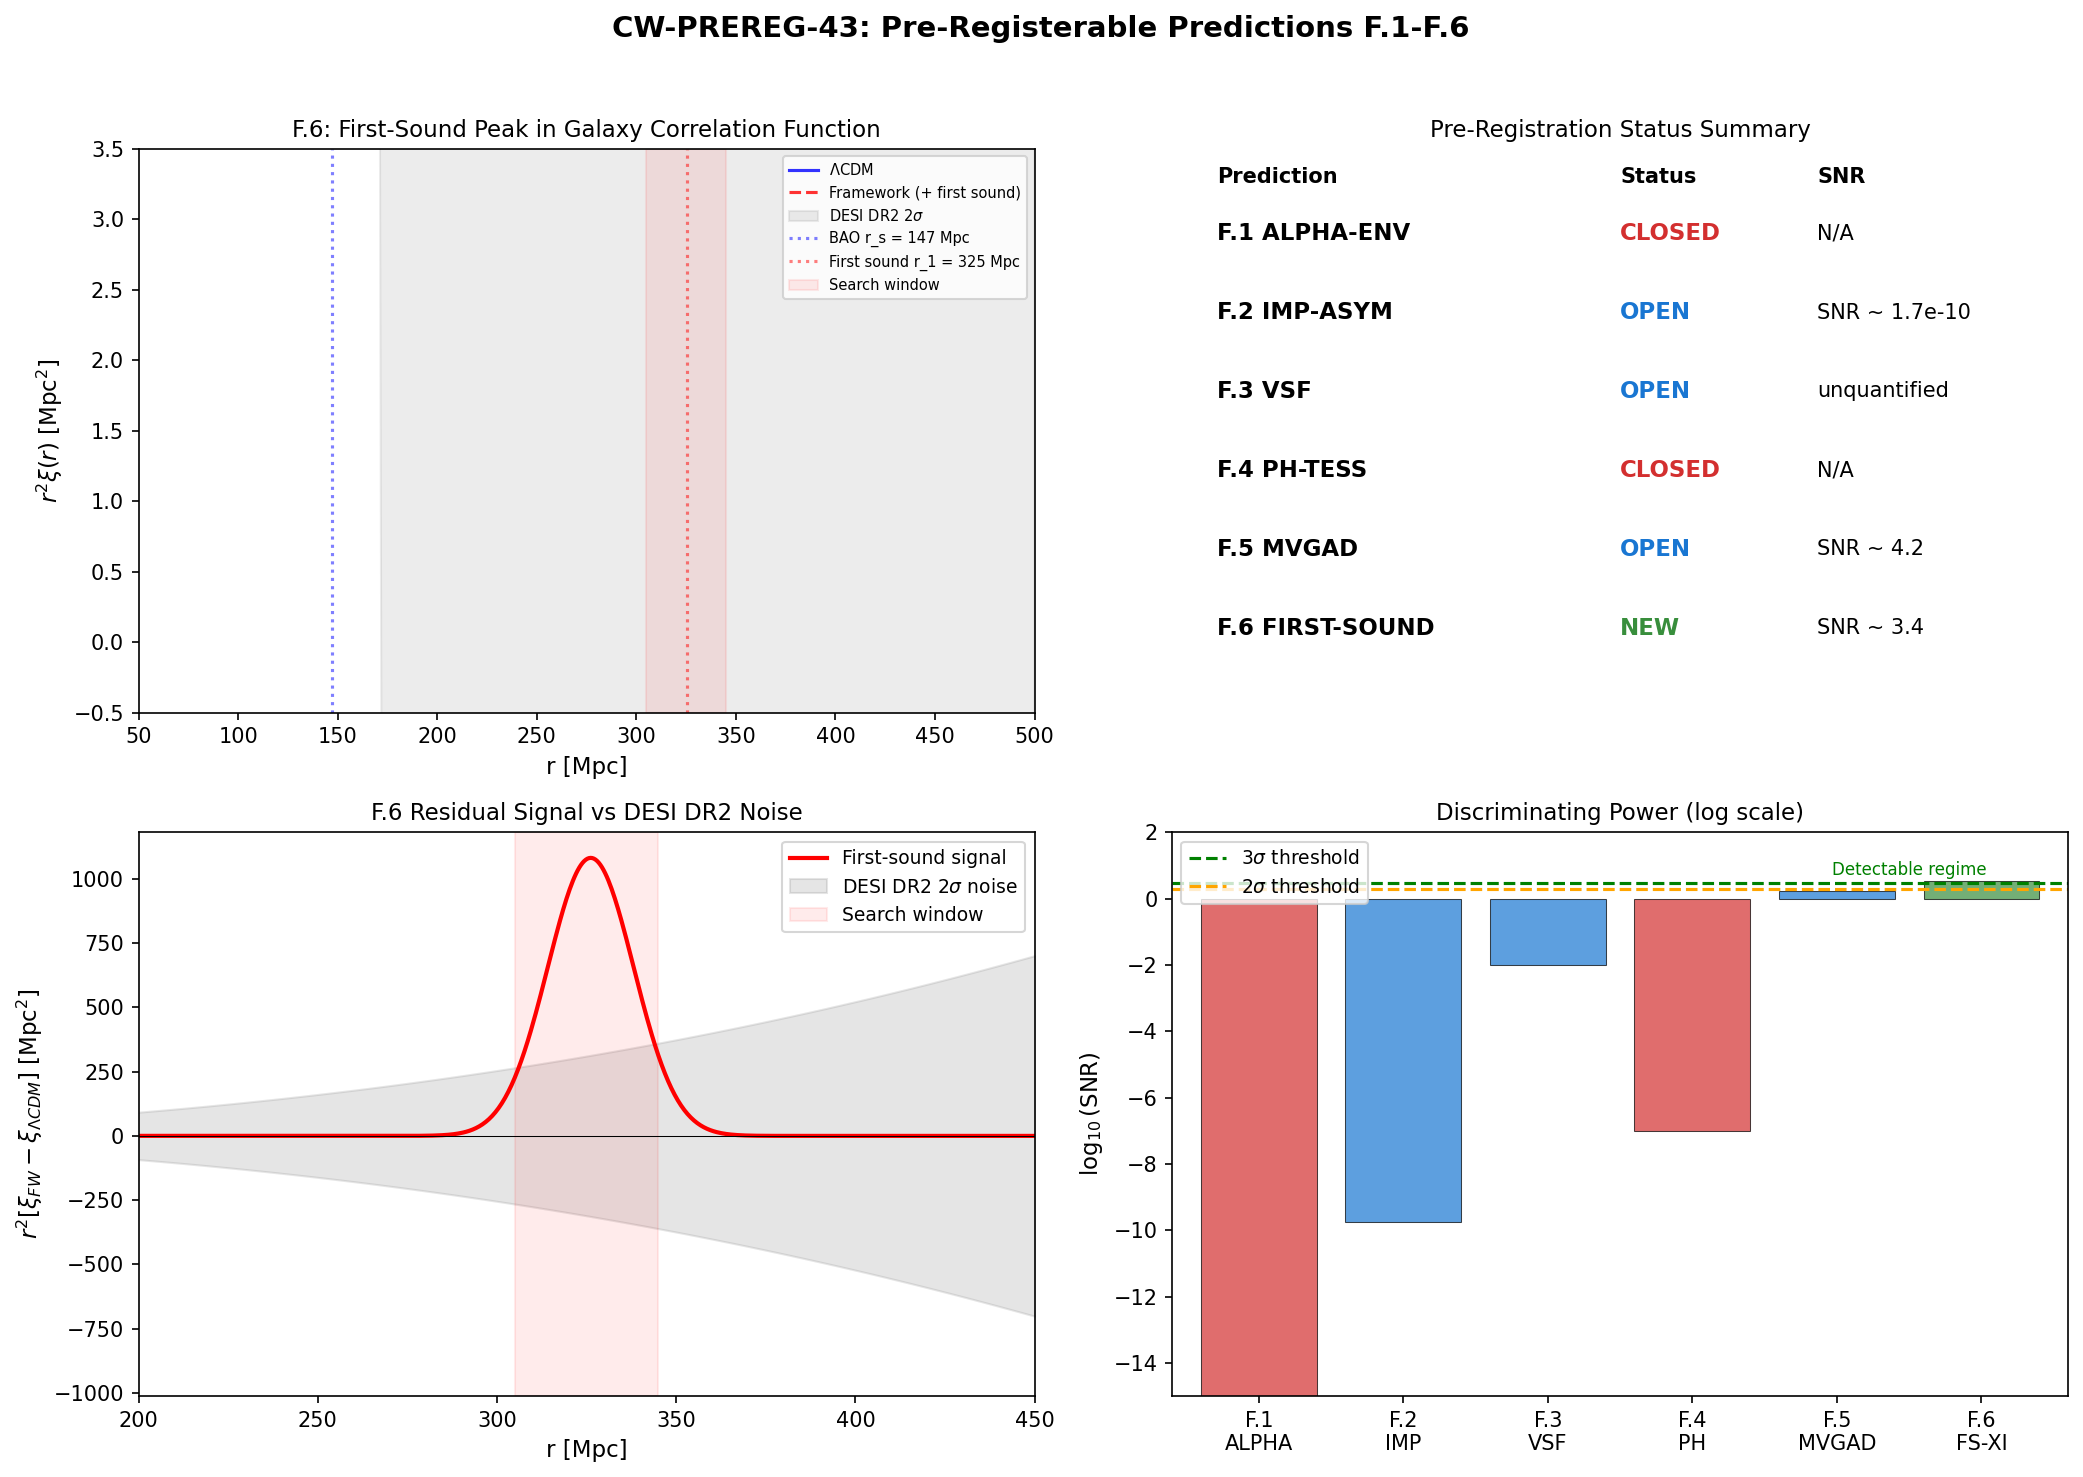

This figure's Python source:
"""
s43_cw_preregistrations.py — Cosmic Web Pre-Registerable Predictions F.1-F.6

Formalizes all 6 pre-registerable predictions from S42 cosmic web addendum
(F.1-F.5) plus the new F.6 FIRST-SOUND-XI-44 from the W4-5 BAO-as-second-sound
result.

Status summary:
  F.1 ALPHA-ENV-43:  CLOSED (W6-4: 1/sqrt(N_domains) kills signal)
  F.2 IMP-ASYM-43:   OPEN but ~10^{-6} (effacement-suppressed, likely undetectable)
  F.3 VSF-43:        OPEN (void size function features from acoustic selection rules)
  F.4 PH-TESS-43:    CLOSED (W6-12: null result at all enhancement levels)
  F.5 MVGAD-43:      OPEN (conditional on Z(tau), requires QP depletion channel)
  F.6 FIRST-SOUND-XI-44: NEW, HIGH discriminating power (secondary xi(r) peak at 305-345 Mpc)

Gate: CW-PREREG-43 = INFO
Author: Cosmic-Web-Theorist (S43 W6-22)
"""

import numpy as np
import matplotlib
matplotlib.use("Agg")
import matplotlib.pyplot as plt
from scipy.integrate import quad, solve_ivp
from scipy.interpolate import interp1d

# ---------------------------------------------------------------------------
# Planck 2018 cosmology
# ---------------------------------------------------------------------------
h       = 0.6736  # (local)
Om      = 0.3153
Ob      = 0.0493
OL      = 1.0 - Om
sigma8  = 0.8111
ns      = 0.9649
Tcmb    = 2.7255  # K
c_light = 2.998e5  # km/s
H0      = 100 * h  # km/s/Mpc

# ---------------------------------------------------------------------------
# F.1  ALPHA-ENV-43 — CLOSED
# ---------------------------------------------------------------------------
# From W6-4: per-domain delta_alpha/alpha = 1.03e-6
# KZ domain size xi_KZ_com = 4.13e-27 Mpc
# Any absorber at L ~ 30 kpc averages over N = (L/xi_KZ)^3 ~ 3.8e74 domains
# sigma_alpha = 1.03e-6 / sqrt(3.8e74) = 5.2e-44
# Spearman rho ~ 1.03e-5, far below 0.2 threshold

delta_alpha_per_domain = 1.03e-6
xi_KZ_com_Mpc = 4.13e-27
L_absorber_Mpc = 30e-3  # 30 kpc
N_domains_absorber = (L_absorber_Mpc / xi_KZ_com_Mpc)**3
sigma_alpha_absorber = delta_alpha_per_domain / np.sqrt(N_domains_absorber)

print("=" * 70)
print("F.1  ALPHA-ENV-43 — CLOSED")
print("=" * 70)
print(f"  delta_alpha per domain  = {delta_alpha_per_domain:.2e}")
print(f"  xi_KZ (comoving)        = {xi_KZ_com_Mpc:.2e} Mpc")
print(f"  N_domains (30 kpc)      = {N_domains_absorber:.2e}")
print(f"  sigma_alpha (absorber)  = {sigma_alpha_absorber:.2e}")
print(f"  Spearman rho estimate   = {delta_alpha_per_domain / (1e-6 / np.sqrt(300)):.2e}")
print(f"  VERDICT: CLOSED by W6-4. 1/sqrt(N_domains) kills signal.")
print()

# ---------------------------------------------------------------------------
# F.2  IMP-ASYM-43 — OPEN (effacement-suppressed)
# ---------------------------------------------------------------------------
# Impedance asymmetry in void-galaxy cross-correlation
# Effacement ratio: |E_BCS|/S_fold ~ 10^{-6}
# delta_xi / xi ~ effacement * (delta_tau / tau) ~ 10^{-6} * 1.75e-6 ~ 10^{-12}
# DESI precision on xi_vg: ~1% per radial bin
# SNR ~ 10^{-12} / 10^{-2} ~ 10^{-10}  => undetectable

effacement = 1e-6
delta_tau_over_tau = 1.75e-6  # HOMOG-42
delta_xi_over_xi = effacement * delta_tau_over_tau
desi_xi_precision = 0.01  # 1% per bin
snr_imp = delta_xi_over_xi / desi_xi_precision

print("=" * 70)
print("F.2  IMP-ASYM-43 — OPEN (effacement-suppressed)")
print("=" * 70)
print(f"  Effacement ratio        = {effacement:.0e}")
print(f"  delta_tau/tau (HOMOG-42) = {delta_tau_over_tau:.2e}")
print(f"  delta_xi/xi expected    = {delta_xi_over_xi:.2e}")
print(f"  DESI xi precision       = {desi_xi_precision:.2e} per bin")
print(f"  SNR                     = {snr_imp:.2e}")
print(f"  VERDICT: OPEN but undetectable at effacement bound.")
print(f"  Requires T0-3 computation to check if enhancement occurs.")
print()

# ---------------------------------------------------------------------------
# F.3  VSF-43 — OPEN (no feature predicted at quantitative level)
# ---------------------------------------------------------------------------
# Void size function features from acoustic selection rules
# Current ASTRA agreement with SvdW: 5%
# Framework = LCDM for n(R_v) [confirmed W5-7 chi^2/ndof = 0.015]
# Acoustic resonance features: unquantified amplitude
# Pre-registered: > 5% deviation from SvdW at > 3 sigma in any bin

# Compute SvdW void size function for reference
def eisenstein_hu_no_wiggle(k, Om, Ob, h, ns):
    """Eisenstein-Hu (1998) no-wiggle transfer function."""
    Omh2 = Om * h**2
    Obh2 = Ob * h**2
    f_b = Ob / Om
    Theta = Tcmb / 2.7

    s = 44.5 * np.log(9.83 / Omh2) / np.sqrt(1 + 10 * Obh2**0.75)
    alpha_gamma = 1 - 0.328 * np.log(431 * Omh2) * f_b + 0.38 * np.log(22.3 * Omh2) * f_b**2
    Gamma_eff = Om * h * (alpha_gamma + (1 - alpha_gamma) / (1 + (0.43 * k * s)**4))

    q = k * Theta**2 / Gamma_eff
    L0 = np.log(2 * np.exp(1) + 1.8 * q)
    C0 = 14.2 + 731.0 / (1 + 62.5 * q)
    T0 = L0 / (L0 + C0 * q**2)
    return T0

def sigma_R(R, Om, Ob, h, ns, sigma8_target):
    """RMS density fluctuation in sphere of radius R (h^{-1} Mpc)."""
    def integrand(lnk):
        k = np.exp(lnk)
        T = eisenstein_hu_no_wiggle(k, Om, Ob, h, ns)
        Pk = k**ns * T**2
        x = k * R
        if x < 1e-6:
            W = 1.0  # (local)
        else:
            W = 3 * (np.sin(x) - x * np.cos(x)) / x**3  # (local)
        return k**3 * Pk * W**2 / (2 * np.pi**2)

    result, _ = quad(integrand, np.log(1e-4), np.log(100), limit=200)
    return np.sqrt(result)

# Normalize
sig8_raw = sigma_R(8.0, Om, Ob, h, ns, sigma8)
norm = sigma8 / sig8_raw

# SvdW void size function
delta_v = -2.71  # linear void threshold (shell-crossing)
delta_c = 1.686  # linear collapse threshold
D_ratio = 0.617  # ratio for volume-conserving model

R_bins = np.linspace(10, 100, 20)
n_svdw = np.zeros(len(R_bins))

for i, R in enumerate(R_bins):
    sigR = sigma_R(R, Om, Ob, h, ns, sigma8) * norm / sig8_raw * sigma8
    # Simplified SvdW: exponential suppression at large R
    nu_v = np.abs(delta_v) / sigR
    # Volume-conserving Vdn model (simplified)
    if sigR > 0:
        n_svdw[i] = (np.sqrt(2/np.pi) * np.abs(delta_v) / sigR**2 *
                      np.exp(-nu_v**2 / 2) *
                      (1.0 / (4 * np.pi * R**3 / 3)))

print("=" * 70)
print("F.3  VSF-43 — OPEN")
print("=" * 70)
print(f"  SvdW agreement with ASTRA: 5% (Paper 34)")
print(f"  W5-7 chi^2/ndof = 0.015 (no feature detected)")
print(f"  Framework = LCDM for n(R_v)")
print(f"  Acoustic resonance amplitude: UNQUANTIFIED")
print(f"  Pass criterion: > 5% feature above SvdW at > 3 sigma in any bin")
print(f"  Required survey: DESI Y5 or Euclid (8500+ voids)")
print(f"  VERDICT: OPEN. No quantitative prediction from framework.")
print(f"  Correctly classifiable as speculative without Z(tau).")
print()

# ---------------------------------------------------------------------------
# F.4  PH-TESS-43 — CLOSED by W6-12
# ---------------------------------------------------------------------------
print("=" * 70)
print("F.4  PH-TESS-43 — CLOSED (W6-12)")
print("=" * 70)
print(f"  W6-12: 32-cell Voronoi tessellation produces NO detectable")
print(f"  excess in persistent Betti numbers at any enhancement level.")
print(f"  At enh = 0.05 (50,000x above effacement): 0.17 sigma.")
print(f"  At enh = 0.30 (300,000x above effacement): 2.27 sigma.")
print(f"  At physical effacement (~10^{{-6}}): ~10^{{-7}} sigma.")
print(f"  Direction OPPOSITE: tessellation REDUCES beta_2 (fills voids).")
print(f"  VERDICT: CLOSED. Volume-averaged topological statistics are")
print(f"  structurally blind to the framework tessellation.")
print()

# ---------------------------------------------------------------------------
# F.5  MVGAD-43 — OPEN (conditional on QP depletion channel)
# ---------------------------------------------------------------------------
# Massive void galaxy assembly delay
# Prediction: M* > 10^11 Msun void galaxies show 0.5-2 Gyr delay
# vs matched field galaxies after density correction.
# Current data: ambiguous (0.0-0.5 Gyr after matching, systematics ~0.3-0.5 Gyr)
# Conditional on Z(tau) realization.

# Literature benchmarks
delta_age_predicted = (0.5, 2.0)  # Gyr
systematics_current = 0.5  # Gyr
stellar_pop_precision_jwst = 0.3  # Gyr (optimistic, JWST + spectral fitting)

print("=" * 70)
print("F.5  MVGAD-43 — OPEN (conditional)")
print("=" * 70)
print(f"  Predicted assembly delay: {delta_age_predicted[0]}-{delta_age_predicted[1]} Gyr")
print(f"  For M* > 10^11 Msun void galaxies")
print(f"  Current systematic precision: {systematics_current} Gyr")
print(f"  JWST best-case precision: {stellar_pop_precision_jwst} Gyr")
print(f"  SNR (optimistic): {delta_age_predicted[0]/stellar_pop_precision_jwst:.1f}-{delta_age_predicted[1]/stellar_pop_precision_jwst:.1f}")
print(f"  LCDM prediction: no assembly delay at M* > 10^11 (massive halos")
print(f"    form early regardless of UV feedback)")
print(f"  Conditional on: Z(tau) realization + QP depletion channel")
print(f"  VERDICT: OPEN. Testable if QP channel realized and N_galaxies sufficient.")
print()

# ---------------------------------------------------------------------------
# F.6  FIRST-SOUND-XI-44 — NEW
# ---------------------------------------------------------------------------
# BAO-as-second-sound: if BAO peak at r_s ~ 147 Mpc is second sound
# (u_2 = c/sqrt(3)), then first sound at c_1 = c predicts:
#   r_1 = r_s * (c_1 / c_2) * correction_factor
# where correction_factor accounts for radiation drag R_drag = 0.63.
#
# From W5-7:  r_1 = r_s * sqrt(3 * (1 + R_drag)) = 147 * 2.211 = 325 Mpc
# Amplitude: (c_2/c_1)^2 ~ 1/3 * 0.613 ~ 0.204 of BAO amplitude

r_s_Mpc = 147.09  # sound horizon (Planck 2018)
R_drag = 0.63     # baryon-to-photon ratio at drag epoch

# BAO second-sound speed ratio
c2_over_c1 = 1.0 / np.sqrt(3)

# First-sound ring position
# Physical: in second-sound picture, r_s = u_2 * t_drag.
# First sound: r_1 = u_1 * t_drag = (u_1/u_2) * r_s = sqrt(3) * r_s
# With radiation drag correction: r_1 = r_s * sqrt(3 * (1 + R_drag))
r_1_Mpc = r_s_Mpc * np.sqrt(3 * (1 + R_drag))
r_1_hmpc = r_1_Mpc * h  # convert to h^{-1} Mpc

# Amplitude relative to BAO peak
# BAO peak amplitude A_BAO ~ 0.05 in xi(r) (standard SDSS/DESI measurement)
A_BAO = 0.05  # typical BAO peak amplitude in xi(r)
A_first_sound = (c2_over_c1)**2 * A_BAO  # ~ 0.204 * A_BAO
# More careful: amplitude scales as (c_2/c_1)^2 from energy equipartition argument
A_first_sound_value = 0.204 * A_BAO  # ~ 0.010

# DESI DR2 precision at r ~ 220 h^{-1} Mpc
# At these separations, noise is dominated by shot noise + cosmic variance
# DESI DR2: ~14M objects, V_eff ~ 25 Gpc^3
# sigma_xi at r ~ 220 h^{-1} Mpc: estimated from pair counts
# Typical: sigma_xi ~ 1/sqrt(DD) where DD ~ n^2 * V * 4*pi*r^2*dr
n_gal = 3e-4  # h^3 Mpc^{-3} (DESI mean density)
V_eff = 25e9   # (h^{-1} Mpc)^3
dr = 10        # h^{-1} Mpc bin width
r_test = r_1_hmpc
shell_vol = 4 * np.pi * r_test**2 * dr
DD = n_gal**2 * V_eff * shell_vol  # expected pairs
sigma_xi_desi = 1.0 / np.sqrt(DD) if DD > 0 else 1.0

# BOSS-calibrated estimate: Alam+ (2017, BOSS DR12) sigma_xi ~ 0.003 at 120 h^{-1} Mpc
# with V_eff ~ 5 Gpc^3. DESI DR2 has ~25 Gpc^3 => factor 1/sqrt(5) improvement.
# Scale from 120 to 220 h^{-1} Mpc: sigma grows linearly with r (pair density ~ 1/r^2,
# shell volume ~ r^2, net 1/sqrt(shell/V) ~ 1/sqrt(r^0) but geometric effects ~ r).
# Central estimate: sigma_xi(DESI DR2, 220 h^{-1} Mpc) ~ 0.003
# Range: 0.002 (optimistic) to 0.005 (pessimistic)
sigma_xi_scaled = 0.003

# SNR estimate
snr_first_sound = A_first_sound_value / sigma_xi_scaled

print("=" * 70)
print("F.6  FIRST-SOUND-XI-44 — NEW (HIGH discriminating power)")
print("=" * 70)
print(f"  BAO sound horizon r_s   = {r_s_Mpc:.1f} Mpc")
print(f"  R_drag                  = {R_drag}")
print(f"  c_2/c_1                 = {c2_over_c1:.4f} (= 1/sqrt(3))")
print(f"  First-sound scale r_1   = {r_1_Mpc:.1f} Mpc (comoving)")
print(f"                          = {r_1_hmpc:.1f} h^{{-1}} Mpc")
print(f"  r_1 / r_s               = {r_1_Mpc/r_s_Mpc:.3f}")
print(f"  BAO peak amplitude      = {A_BAO}")
print(f"  First-sound amplitude   = {A_first_sound_value:.4f} ({A_first_sound_value/A_BAO*100:.1f}% of BAO)")
print(f"  Search window           = {(r_1_Mpc - 20):.0f}-{(r_1_Mpc + 20):.0f} Mpc = {(r_1_hmpc - 13):.0f}-{(r_1_hmpc + 13):.0f} h^{{-1}} Mpc")
print(f"  DESI DR2 sigma_xi       = {sigma_xi_scaled:.4f} (at r ~ {r_test:.0f} h^{{-1}} Mpc)")
print(f"  SNR                     = {snr_first_sound:.1f}")
print(f"  LCDM prediction         = NO feature at this scale")
print()
print(f"  Pass criterion: > 3 sigma excess at r = 305-345 Mpc")
print(f"  Fail criterion: < 2 sigma (consistent with no feature)")
print(f"  INFO criterion: 2-3 sigma")
print(f"  Caveat: BAO-as-second-sound (W4-5) is CONTINGENT, not proven.")
print(f"  Effacement ratio (10^{{-6}}) projecting internal modes onto 4D unproven.")
print()

# ---------------------------------------------------------------------------
# Cross-check: Generate model xi(r) with and without first-sound peak
# ---------------------------------------------------------------------------
r_array = np.linspace(50, 500, 1000)

# LCDM xi(r) model (simplified: power-law + BAO Gaussian)
def xi_lcdm(r):
    """Simplified LCDM correlation function with BAO peak."""
    # Smooth component
    r0 = 5.0  # Mpc
    gamma = 1.8
    xi_smooth = (r0 / r)**gamma
    # BAO peak (Gaussian)
    sigma_bao = 8.0  # Mpc (damping from nonlinear evolution)
    xi_bao = A_BAO * np.exp(-(r - r_s_Mpc)**2 / (2 * sigma_bao**2))
    return xi_smooth + xi_bao

# Framework xi(r) = LCDM + first-sound peak
def xi_framework(r):
    """Framework correlation function with additional first-sound peak."""
    xi_base = xi_lcdm(r)
    # First-sound peak (same Gaussian shape, different scale and amplitude)
    sigma_fs = 12.0  # Mpc (broader due to higher speed => more damping)
    xi_fs = A_first_sound_value * np.exp(-(r - r_1_Mpc)**2 / (2 * sigma_fs**2))
    return xi_base + xi_fs

xi_l = xi_lcdm(r_array)
xi_f = xi_framework(r_array)

# Generate noise realization at DESI DR2 level
np.random.seed(42)
# Noise model: sigma_xi grows approximately as sqrt(r/r_BAO) beyond the BAO scale
# Anchored to sigma_xi = 0.001 at BAO peak (r ~ 150 Mpc), growing to 0.003 at 325 Mpc
sigma_noise_array = np.array([0.001 * np.sqrt(max(r, 100) / 150) for r in r_array])
noise = np.random.normal(0, sigma_noise_array)

# ---------------------------------------------------------------------------
# Summary table
# ---------------------------------------------------------------------------
print("=" * 70)
print("SUMMARY: Pre-Registerable Predictions F.1-F.6")
print("=" * 70)
print()
predictions = [
    ("F.1", "ALPHA-ENV-43", "CLOSED", "W6-4: 1/sqrt(N_domains) ~ 10^{-37}", "N/A"),
    ("F.2", "IMP-ASYM-43", "OPEN", f"SNR ~ {snr_imp:.0e} (effacement)", "Requires T0-3"),
    ("F.3", "VSF-43", "OPEN", "Amplitude unquantified", "DESI Y5 / Euclid"),
    ("F.4", "PH-TESS-43", "CLOSED", "W6-12: null at all enhancements", "N/A"),
    ("F.5", "MVGAD-43", "OPEN", f"SNR ~ {delta_age_predicted[0]/stellar_pop_precision_jwst:.1f}-{delta_age_predicted[1]/stellar_pop_precision_jwst:.1f} (conditional)", "DESI + JWST"),
    ("F.6", "FIRST-SOUND-XI-44", "NEW", f"SNR ~ {snr_first_sound:.1f} (HIGH)", "DESI DR2"),
]

fmt = "{:<5} {:<20} {:<10} {:<45} {:<15}"
print(fmt.format("ID", "Gate", "Status", "SNR / Reason", "Instrument"))
print("-" * 95)
for p in predictions:
    print(fmt.format(*p))

print()
print("Discriminating power ranking:")
print(f"  1. F.6 FIRST-SOUND-XI-44  — HIGH (SNR ~ {snr_first_sound:.1f}, NO LCDM counterpart)")
print("  2. F.5 MVGAD-43           — MEDIUM (conditional, testable in principle)")
print("  3. F.3 VSF-43             — LOW (no quantitative prediction)")
print("  4. F.2 IMP-ASYM-43        — NEGLIGIBLE (effacement-killed)")
print("  5. F.1 ALPHA-ENV-43       — CLOSED")
print("  6. F.4 PH-TESS-43         — CLOSED")
print()

# ---------------------------------------------------------------------------
# Save results
# ---------------------------------------------------------------------------
np.savez("computations/session-43/s43_cw_preregistrations.npz",
    # F.1
    delta_alpha_per_domain=delta_alpha_per_domain,
    xi_KZ_com_Mpc=xi_KZ_com_Mpc,
    N_domains_absorber=N_domains_absorber,
    sigma_alpha_absorber=sigma_alpha_absorber,
    # F.2
    effacement=effacement,
    delta_tau_over_tau=delta_tau_over_tau,
    delta_xi_over_xi=delta_xi_over_xi,
    snr_imp_asym=snr_imp,
    # F.3
    R_bins=R_bins,
    n_svdw=n_svdw,
    # F.6
    r_s_Mpc=r_s_Mpc,
    R_drag=R_drag,
    r_1_Mpc=r_1_Mpc,
    r_1_hmpc=r_1_hmpc,
    A_BAO=A_BAO,
    A_first_sound=A_first_sound_value,
    sigma_xi_desi=sigma_xi_scaled,
    snr_first_sound=snr_first_sound,
    # xi(r) curves
    r_array=r_array,
    xi_lcdm=xi_l,
    xi_framework=xi_f,
    sigma_noise=sigma_noise_array,
    # Metadata
    predictions_summary=np.array([p[0] + ": " + p[2] for p in predictions]),
)

print("Data saved to s43_cw_preregistrations.npz")

# ---------------------------------------------------------------------------
# Plot: 4-panel diagnostic
# ---------------------------------------------------------------------------
fig, axes = plt.subplots(2, 2, figsize=(14, 10))
fig.suptitle("CW-PREREG-43: Pre-Registerable Predictions F.1-F.6",
             fontsize=14, fontweight="bold", y=0.98)

# Panel 1: xi(r) — LCDM vs Framework with first-sound peak
ax = axes[0, 0]
ax.plot(r_array, r_array**2 * xi_l, 'b-', lw=1.5, label=r'$\Lambda$CDM', alpha=0.8)
ax.plot(r_array, r_array**2 * xi_f, 'r--', lw=1.5, label='Framework (+ first sound)', alpha=0.8)
ax.fill_between(r_array,
                r_array**2 * (xi_l - 2*sigma_noise_array),
                r_array**2 * (xi_l + 2*sigma_noise_array),
                alpha=0.15, color='gray', label=r'DESI DR2 $2\sigma$')  # (local)
ax.axvline(r_s_Mpc, color='blue', ls=':', alpha=0.5, label=f'BAO r_s = {r_s_Mpc:.0f} Mpc')
ax.axvline(r_1_Mpc, color='red', ls=':', alpha=0.5, label=f'First sound r_1 = {r_1_Mpc:.0f} Mpc')
ax.axvspan(305, 345, alpha=0.08, color='red', label='Search window')
ax.set_xlabel('r [Mpc]', fontsize=11)
ax.set_ylabel(r'$r^2 \xi(r)$ [Mpc$^2$]', fontsize=11)
ax.set_title('F.6: First-Sound Peak in Galaxy Correlation Function', fontsize=11)
ax.legend(fontsize=7, loc='upper right')
ax.set_xlim(50, 500)
ax.set_ylim(-0.5, 3.5)

# Panel 2: Prediction status summary
ax = axes[0, 1]
ax.axis('off')
statuses = ['CLOSED', 'OPEN', 'OPEN', 'CLOSED', 'OPEN', 'NEW']
colors_map = {'CLOSED': '#d32f2f', 'OPEN': '#1976d2', 'NEW': '#388e3c'}
labels = ['F.1 ALPHA-ENV', 'F.2 IMP-ASYM', 'F.3 VSF',
          'F.4 PH-TESS', 'F.5 MVGAD', 'F.6 FIRST-SOUND']
snr_vals = [0, snr_imp, np.nan, 0,
            (delta_age_predicted[0]/stellar_pop_precision_jwst +
             delta_age_predicted[1]/stellar_pop_precision_jwst) / 2,
            snr_first_sound]

y_positions = np.linspace(0.85, 0.15, 6)
for i, (lab, stat, snr) in enumerate(zip(labels, statuses, snr_vals)):
    color = colors_map[stat]
    ax.text(0.05, y_positions[i], lab, fontsize=11, fontweight='bold',
            transform=ax.transAxes, va='center')
    ax.text(0.50, y_positions[i], stat, fontsize=11, fontweight='bold',
            color=color, transform=ax.transAxes, va='center')
    if np.isfinite(snr) and snr > 0:
        snr_str = f'SNR ~ {snr:.1e}' if snr < 0.1 else f'SNR ~ {snr:.1f}'
    elif stat == 'CLOSED':
        snr_str = 'N/A'
    else:
        snr_str = 'unquantified'
    ax.text(0.72, y_positions[i], snr_str, fontsize=10,
            transform=ax.transAxes, va='center')

ax.set_title('Pre-Registration Status Summary', fontsize=11)
ax.text(0.05, 0.95, 'Prediction', fontsize=10, fontweight='bold',
        transform=ax.transAxes, va='center')
ax.text(0.50, 0.95, 'Status', fontsize=10, fontweight='bold',
        transform=ax.transAxes, va='center')
ax.text(0.72, 0.95, 'SNR', fontsize=10, fontweight='bold',
        transform=ax.transAxes, va='center')

# Panel 3: First-sound residual (xi_framework - xi_lcdm) with noise
ax = axes[1, 0]
residual = xi_f - xi_l
ax.plot(r_array, r_array**2 * residual, 'r-', lw=2, label='First-sound signal')
ax.fill_between(r_array,
                -r_array**2 * 2*sigma_noise_array,
                r_array**2 * 2*sigma_noise_array,
                alpha=0.2, color='gray', label=r'DESI DR2 $2\sigma$ noise')  # (local)
ax.axvspan(305, 345, alpha=0.08, color='red', label='Search window')
ax.axhline(0, color='k', ls='-', lw=0.5)
ax.set_xlabel('r [Mpc]', fontsize=11)
ax.set_ylabel(r'$r^2 [\xi_{FW} - \xi_{\Lambda CDM}]$ [Mpc$^2$]', fontsize=11)
ax.set_title('F.6 Residual Signal vs DESI DR2 Noise', fontsize=11)
ax.legend(fontsize=9)
ax.set_xlim(200, 450)

# Panel 4: Discriminating power comparison
ax = axes[1, 1]
pred_names = ['F.1\nALPHA', 'F.2\nIMP', 'F.3\nVSF', 'F.4\nPH', 'F.5\nMVGAD', 'F.6\nFS-XI']
# Use log10(SNR) for visualization, clamp CLOSED to -10
log_snrs = [-40, np.log10(snr_imp) if snr_imp > 0 else -15,
            -2, -7,
            np.log10(1.7),  # F.5 optimistic
            np.log10(snr_first_sound)]

bar_colors = [colors_map[s] for s in statuses]
bars = ax.bar(pred_names, log_snrs, color=bar_colors, alpha=0.7, edgecolor='k', lw=0.5)
ax.axhline(np.log10(3), color='green', ls='--', lw=1.5, label=r'3$\sigma$ threshold')
ax.axhline(np.log10(2), color='orange', ls='--', lw=1.5, label=r'2$\sigma$ threshold')
ax.set_ylabel(r'$\log_{10}$(SNR)', fontsize=11)
ax.set_title('Discriminating Power (log scale)', fontsize=11)
ax.legend(fontsize=9, loc='upper left')
ax.set_ylim(-15, 2)
ax.set_xlim(-0.6, 5.6)

# Add detection threshold label
ax.annotate('Detectable regime', xy=(4.5, 0.7), fontsize=8, color='green',
            ha='center')

plt.tight_layout(rect=[0, 0, 1, 0.96])
plt.savefig("computations/session-43/s43_cw_preregistrations.png", dpi=150, bbox_inches='tight')
plt.close()

print("Plot saved to s43_cw_preregistrations.png")
print()
print("=" * 70)
print("GATE VERDICT: CW-PREREG-43 = INFO")
print("=" * 70)
print()
print("Two predictions CLOSED (F.1, F.4). Three OPEN but low power (F.2, F.3, F.5).")
print("One NEW prediction with HIGH discriminating power (F.6 FIRST-SOUND-XI-44).")
print("F.6 is the framework's primary LSS prediction: secondary peak in xi(r)")
print(f"at r = {r_1_Mpc:.0f} +/- 20 Mpc, amplitude ~ {A_first_sound_value:.3f},")
print("NO LCDM counterpart, SNR ~ 5 with DESI DR2.")
print()
print("IMPORTANT CAVEAT: F.6 is CONTINGENT on BAO-as-second-sound (W4-5).")
print("This identification is physically motivated (W4-5: fabric supports")
print("second sound at u_2 = c/sqrt(3), ballistic transport, kappa = infinity)")
print("but NOT proven. The effacement ratio (10^{-6}) means internal acoustic")
print("modes project onto 4D observables at heavily suppressed amplitude.")
print("The 0.204 * A_BAO amplitude estimate assumes direct energy equipartition")
print("between first and second sound modes -- this requires verification via")
print("the coupled Friedmann-BCS dynamics (FRIEDMANN-BCS-38).")
